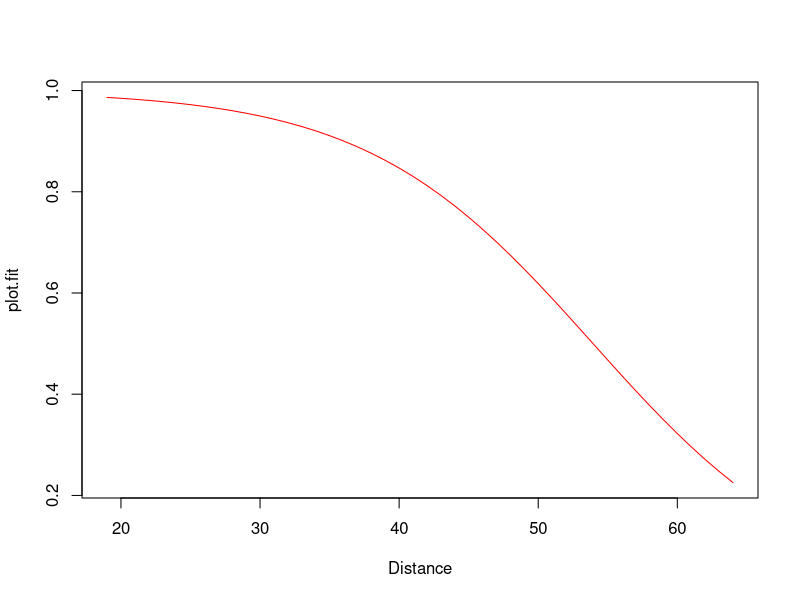

The R source for this figure:
#########
#TASK 29
#########

# (a) Download the file FieldGoal.csv from RWTHmoodle 
# and load it as a data frame into your workspace.

FG = read.csv("FieldGoal.csv", header = TRUE, sep = ";")

# (b) Fit a logistic regression model that predicts Good. 
# using Dist as explanatory variable and plot the predicted probabilities 
# for a good kick as a function of Dist.

FG.fit = glm(Good. ~ Dist, data = FG, family = binomial(link = logit))

plot.fit = function(x, coeff){
  
  return( exp(coeff[1] + x*coeff[2])/(1 + exp(coeff[1] + x*coeff[2])) )
  
}

x = min(FG$Dist):max(FG$Dist)

plot(x, 
     plot.fit(x, FG.fit$coefficients), 
     type="l", 
     xlab = "Distance", 
     ylab = "plot.fit", 
     col = "red")

# (c) Calculate the percentage of correct classified observations 
# according to the model in (b).

Good.pred = predict(FG.fit, type = "response") > 0.5

sum(FG$Good. == Good.pred)/nrow(FG)

# (d) Test at significance level α = 0.05 the hypotheses
# H0 :β1 =0 versus H1 :β1 ∕=0



